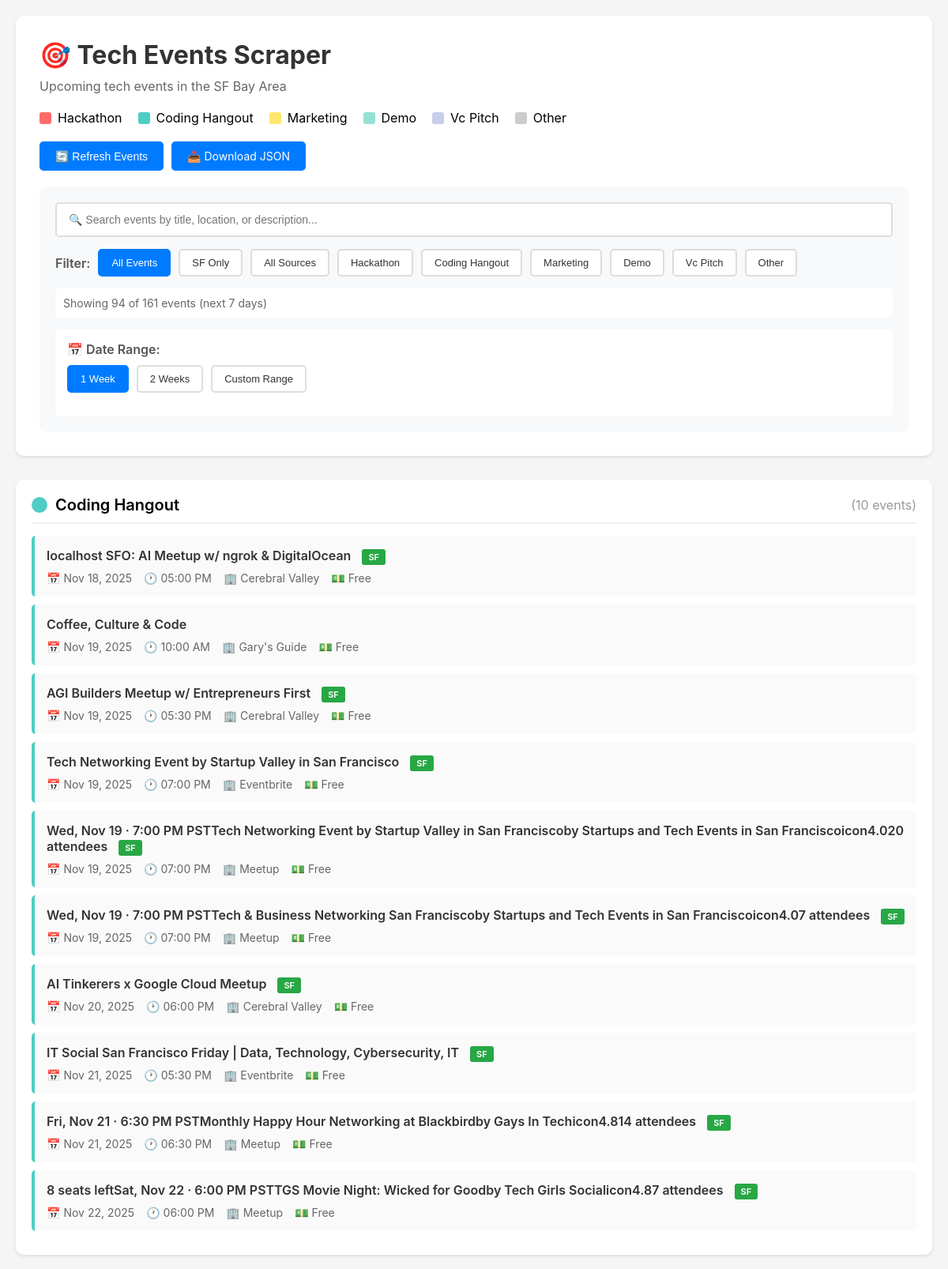
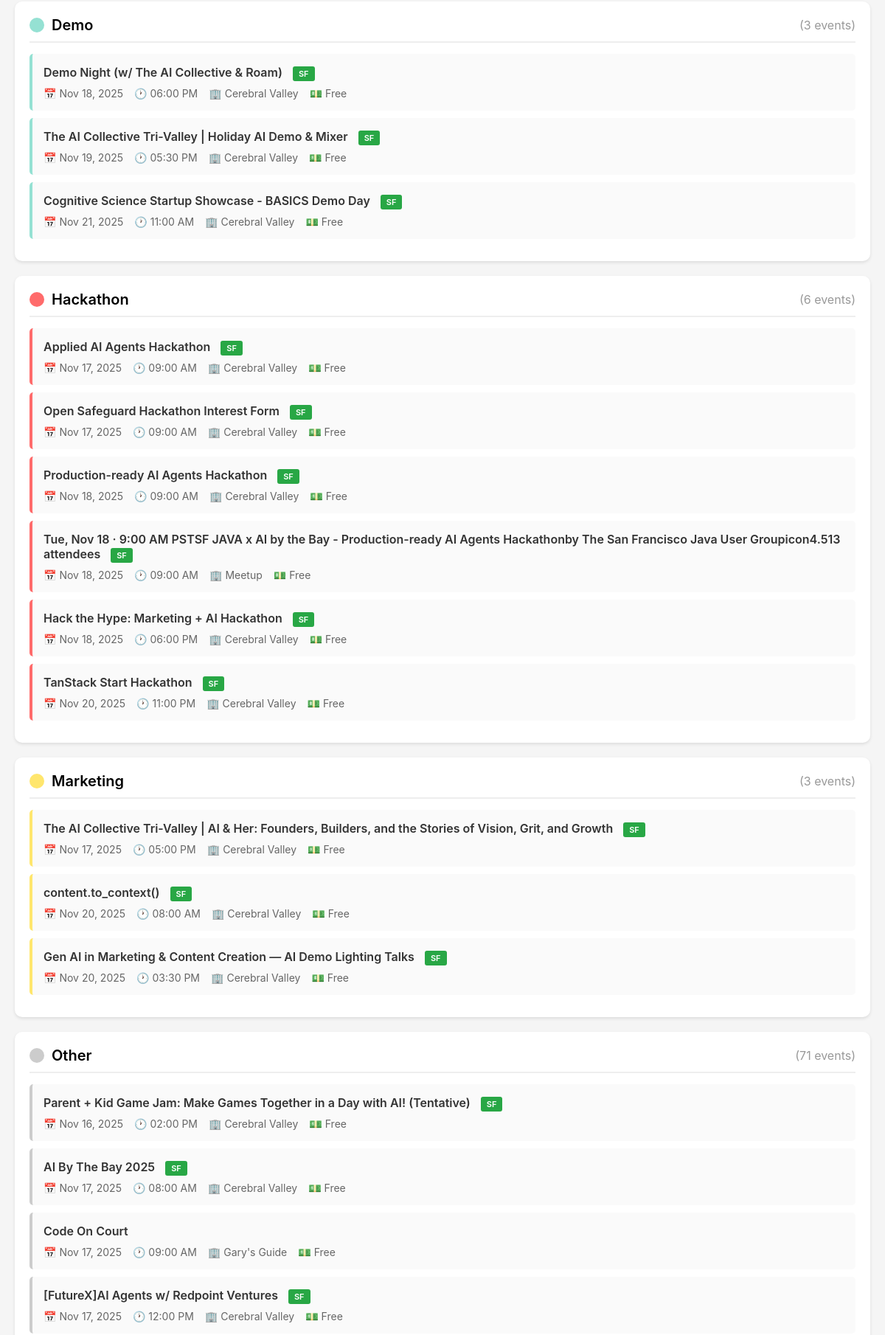
The page / (upper part) on the database its author committed (2 pictures, top to bottom).
### tables this page shows
CREATE TABLE events (
    id INTEGER PRIMARY KEY AUTOINCREMENT,
    title VARCHAR(500) NOT NULL,
    event_date TEXT NOT NULL,  -- Changed from DATE to TEXT
    event_time TEXT,            -- Changed from TIME to TEXT
    location VARCHAR(500),
    url VARCHAR(1000) UNIQUE,
    description TEXT,
    category VARCHAR(50),
    source VARCHAR(100),
    price VARCHAR(100),
    created_at TIMESTAMP DEFAULT CURRENT_TIMESTAMP,
    updated_at TIMESTAMP DEFAULT CURRENT_TIMESTAMP,
    UNIQUE(title, event_date)
);

### app.py (the view)
@app.route('/')
def index():
    events = get_all_events()
    for event in events:
        event['color'] = CATEGORY_COLORS.get(event['category'], '#CCCCCC')
        event['is_sf'] = is_sf_location(event.get('location', ''))
        if event.get('event_date'):
            if isinstance(event['event_date'], str):
                try:
                    event['event_date'] = datetime.strptime(event['event_date'], '%Y-%m-%d').date()
                except:
                    pass
        if event.get('event_time'):
            if isinstance(event['event_time'], str):
                try:
                    event['event_time'] = datetime.strptime(event['event_time'], '%H:%M:%S').time()
                except:
                    try:
                        event['event_time'] = datetime.strptime(event['event_time'], '%H:%M:%S.%f').time()
                    except:
                        pass
    events_by_category = {}
    for event in events:
        category = event['category']
        if category not in events_by_category:
            events_by_category[category] = []
        events_by_category[category].append(event)
    Thread(target=export_to_json, args=(events,)).start()
    return render_template('index.html',
                         events_by_category=events_by_category,
                         category_colors=CATEGORY_COLORS)

### database/db_helper.py (called while the page is built)
@contextmanager
def get_db_connection():
    conn = sqlite3.connect(DB_PATH)
    conn.row_factory = sqlite3.Row  # Return rows as dictionaries
    try:
        yield conn
    finally:
        conn.close()

def get_all_events():
    with get_db_connection() as conn:
        cur = conn.cursor()
        cur.execute("""
            SELECT * FROM events
            WHERE event_date >= date('now')
            ORDER BY category, event_date, event_time
        """)
        return [dict(row) for row in cur.fetchall()]

### scrapers/categorizer.py (called while the page is built)
def is_sf_location(location):
    if not location:
        return False
    location_lower = location.lower()
    return any(sf_keyword in location_lower for sf_keyword in Config.SF_LOCATIONS)

### templates/index.html (shortened to what this page needs)
<!DOCTYPE html>
<html lang="en">
<head>
</head>
<body>
    <div class="container">
        <header>
            <h1>🎯 Tech Events Scraper</h1>
            <p class="subtitle">Upcoming tech events in the SF Bay Area</p>
            <div class="legend">
                {% for category, color in category_colors.items() %}
                <div class="legend-item">
                    <div class="legend-color" style="background: {{ color }}"></div>
                    <span>{{ category.replace('_', ' ').title() }}</span>
                </div>
                {% endfor %}
            </div>
            <div class="controls">
                <button onclick="refreshEvents()">🔄 Refresh Events</button>
                <a href="/static/events_export.json" download class="button">
                    📥 Download JSON
                </a>
            </div>
            <div class="search-filter">
                <input type="text"
                       id="searchBox"
                       class="search-box"
                       placeholder="🔍 Search events by title, location, or description..."
                       onkeyup="filterEvents()">
                <div class="filter-group">
                    <span class="filter-label">Filter:</span>
                    <button class="filter-btn active" onclick="filterByCategory('all')">All Events</button>
                    <button class="filter-btn" onclick="filterByLocation('sf')">SF Only</button>
                    <button class="filter-btn" onclick="filterBySource('all')">All Sources</button>
                    {% for category in category_colors.keys() %}
                    <button class="filter-btn" onclick="filterByCategory('{{ category }}')">
                        {{ category.replace('_', ' ').title() }}
                    </button>
                    {% endfor %}
                </div>
                <div class="stats" id="stats">
                </div>
                <div class="date-filter">
                    <span class="date-filter-label">📅 Date Range:</span>
                    <div class="date-buttons">
                        <button class="date-btn active" onclick="setDateFilter('1week')">1 Week</button>
                        <button class="date-btn" onclick="setDateFilter('2weeks')">2 Weeks</button>
                        <button class="date-btn" onclick="toggleCustomDateRange()">Custom Range</button>
                    </div>
                </div>
            </div>
        </header>
        {% for category, events in events_by_category.items() %}
        <div class="category-section">
            <div class="category-header">
                <div class="category-indicator" style="background: {{ category_colors[category] }}"></div>
                <h2 class="category-title">{{ category.replace('_', ' ') }}</h2>
                <span class="event-count">({{ events|length }} events)</span>
            </div>
            {% for event in events %}
            <div class="event-card" style="border-left-color: {{ event.color }}" onclick="toggleDetails(this)">
                <div class="event-header">
                    <div class="event-title">
                        <a href="{{ event.url }}" target="_blank" onclick="event.stopPropagation()">
                            {{ event.title }}
                        </a>
                        {% if event.is_sf %}
                        <span class="sf-badge">SF</span>
                        {% endif %}
                    </div>
                </div>
                <div class="event-meta">
                    <div class="meta-item">
                        📅 {{ event.event_date.strftime('%b %d, %Y') if event.event_date else 'TBD' }}
                    </div>
                    {% if event.event_time %}
                    <div class="meta-item">
                        🕐 {{ event.event_time.strftime('%I:%M %p') }}
                    </div>
                    {% endif %}
                    <div class="meta-item">
                        🏢 {{ event.source }}
                    </div>
                    {% if event.price %}
                    <div class="meta-item">
                        💵 {{ event.price }}
                    </div>
                    {% endif %}
                </div>
            </div>
            {% endfor %}
        </div>
        {% endfor %}
    </div>
</body>
</html>

### templates/index.html (style rules this page uses)
* { margin: 0; padding: 0; box-sizing: border-box; }
body { font-family: -apple-system, BlinkMacSystemFont, 'Segoe UI', Roboto, sans-serif; background: #f5f5f5; padding: 20px; }
.container { max-width: 1200px; margin: 0 auto; }
header { background: white; padding: 30px; border-radius: 10px; margin-bottom: 30px; box-shadow: 0 2px 4px rgba(0,0,0,0.1); }
h1 { color: #333; margin-bottom: 10px; }
.subtitle { color: #666; margin-bottom: 20px; }
.controls { margin-top: 20px; display: flex; gap: 10px; }
button, .button { background: #007bff; color: white; border: none; padding: 10px 20px; border-radius: 5px; cursor: pointer; font-size: 14px; text-decoration: none; display: inline-block; }
.category-section { background: white; padding: 20px; border-radius: 10px; margin-bottom: 20px; box-shadow: 0 2px 4px rgba(0,0,0,0.1); }
.category-header { display: flex; align-items: center; margin-bottom: 15px; padding-bottom: 10px; border-bottom: 2px solid #eee; }
.category-indicator { width: 20px; height: 20px; border-radius: 50%; margin-right: 10px; }
.category-title { font-size: 20px; font-weight: 600; text-transform: capitalize; }
.event-count { color: #999; margin-left: auto; }
.event-card { border-left: 4px solid; padding: 15px; margin-bottom: 10px; background: #fafafa; border-radius: 5px; cursor: pointer; transition: all 0.2s; }
.event-header { display: flex; justify-content: space-between; align-items: start; margin-bottom: 10px; }
.event-title { font-weight: 600; font-size: 16px; color: #333; flex: 1; }
.event-title a { color: #333; text-decoration: none; }
.sf-badge { background: #28a745; color: white; padding: 3px 8px; border-radius: 3px; font-size: 11px; font-weight: 600; margin-left: 10px; }
.event-meta { display: flex; gap: 15px; font-size: 14px; color: #666; flex-wrap: wrap; }
.meta-item { display: flex; align-items: center; gap: 5px; }
.legend { display: flex; gap: 20px; flex-wrap: wrap; margin-top: 15px; }
.legend-item { display: flex; align-items: center; gap: 8px; }
.legend-color { width: 15px; height: 15px; border-radius: 3px; }
.search-filter { background: #f8f9fa; padding: 20px; border-radius: 8px; margin-top: 20px; }
.search-box { width: 100%; padding: 12px 15px; border: 2px solid #ddd; border-radius: 5px; font-size: 14px; margin-bottom: 15px; }
.filter-group { display: flex; gap: 10px; flex-wrap: wrap; align-items: center; }
.filter-label { font-weight: 600; color: #555; }
.filter-btn { padding: 8px 15px; border: 2px solid #ddd; background: white; border-radius: 5px; cursor: pointer; font-size: 13px; color: #333; transition: all 0.2s; }
.filter-btn.active { background: #007bff; color: white; border-color: #007bff; }
.stats { margin-top: 15px; padding: 10px; background: white; border-radius: 5px; font-size: 14px; color: #666; }
.date-filter { margin-top: 15px; padding: 15px; background: white; border-radius: 5px; }
.date-filter-label { font-weight: 600; color: #555; margin-bottom: 10px; display: block; }
.date-buttons { display: flex; gap: 10px; margin-bottom: 15px; }
.date-btn { padding: 8px 15px; border: 2px solid #ddd; background: white; border-radius: 5px; cursor: pointer; font-size: 13px; color: #333; transition: all 0.2s; }
.date-btn.active { background: #007bff; color: white; border-color: #007bff; }

### rows shown on the page
events: replace "Coding Hangout", title "localhost SFO: AI Meetup w/ ngrok & DigitalOcean", event_date "Nov 18, 2025", event_time "05:00 PM", source "Cerebral Valley", price "Free"
events: title "Coffee, Culture & Code", event_date "Nov 19, 2025", event_time "10:00 AM", source "Gary's Guide", price "Free"
events: title "AGI Builders Meetup w/ Entrepreneurs First", shows "SF", event_date "Nov 19, 2025", event_time "05:30 PM", source "Cerebral Valley", price "Free"
events: title "Tech Networking Event by Startup Valley in San Francisco", shows "SF", event_date "Nov 19, 2025", event_time "07:00 PM", source "Eventbrite", price "Free"
events: title "Wed, Nov 19 · 7:00 PM PSTTech Networking Event by Startup Valley in San Franciscoby Startups and Tech Events in San Franciscoicon4.020 attendees", shows "SF", event_date "Nov 19, 2025", event_time "07:00 PM", source "Meetup", price "Free"
events: title "Wed, Nov 19 · 7:00 PM PSTTech & Business Networking San Franciscoby Startups and Tech Events in San Franciscoicon4.07 attendees", shows "SF", event_date "Nov 19, 2025", event_time "07:00 PM", source "Meetup", price "Free"
events: title "AI Tinkerers x Google Cloud Meetup", shows "SF", event_date "Nov 20, 2025", event_time "06:00 PM", source "Cerebral Valley", price "Free"
events: title "IT Social San Francisco Friday | Data, Technology, Cybersecurity, IT", shows "SF", event_date "Nov 21, 2025", event_time "05:30 PM", source "Eventbrite", price "Free"
events: title "Fri, Nov 21 · 6:30 PM PSTMonthly Happy Hour Networking at Blackbirdby Gays In Techicon4.814 attendees", shows "SF", event_date "Nov 21, 2025", event_time "06:30 PM", source "Meetup", price "Free"
events: title "8 seats leftSat, Nov 22 · 6:00 PM PSTTGS Movie Night: Wicked for Goodby Tech Girls Socialicon4.87 attendees", shows "SF", event_date "Nov 22, 2025", event_time "06:00 PM", source "Meetup", price "Free"
events: replace "Demo", title "Demo Night (w/ The AI Collective & Roam)", shows "SF", event_date "Nov 18, 2025", event_time "06:00 PM", source "Cerebral Valley", price "Free"
events: title "The AI Collective Tri-Valley | Holiday AI Demo & Mixer", shows "SF", event_date "Nov 19, 2025", event_time "05:30 PM", source "Cerebral Valley", price "Free"
events: title "Cognitive Science Startup Showcase - BASICS Demo Day", shows "SF", event_date "Nov 21, 2025", event_time "11:00 AM", source "Cerebral Valley", price "Free"
events: replace "Hackathon", title "Applied AI Agents Hackathon", shows "SF", event_date "Nov 17, 2025", event_time "09:00 AM", source "Cerebral Valley", price "Free"
events: title "Open Safeguard Hackathon Interest Form", shows "SF", event_date "Nov 17, 2025", event_time "09:00 AM", source "Cerebral Valley", price "Free"
events: title "Production-ready AI Agents Hackathon", shows "SF", event_date "Nov 18, 2025", event_time "09:00 AM", source "Cerebral Valley", price "Free"
events: title "Tue, Nov 18 · 9:00 AM PSTSF JAVA x AI by the Bay - Production-ready AI Agents Hackathonby The San Francisco Java User Groupicon4.513 attendees", event_date "Nov 18, 2025", event_time "09:00 AM", source "Meetup", price "Free"
events: title "Hack the Hype: Marketing + AI Hackathon", shows "SF", event_date "Nov 18, 2025", event_time "06:00 PM", source "Cerebral Valley", price "Free"
events: title "TanStack Start Hackathon", shows "SF", event_date "Nov 20, 2025", event_time "11:00 PM", source "Cerebral Valley", price "Free"
events: replace "Marketing", title "The AI Collective Tri-Valley | AI & Her: Founders, Builders, and the Stories of Vision, Grit, and Growth", shows "SF", event_date "Nov 17, 2025", event_time "05:00 PM", source "Cerebral Valley", price "Free"
events: title "content.to_context()", shows "SF", event_date "Nov 20, 2025", event_time "08:00 AM", source "Cerebral Valley", price "Free"
events: title "Gen AI in Marketing & Content Creation — AI Demo Lighting Talks", shows "SF", event_date "Nov 20, 2025", event_time "03:30 PM", source "Cerebral Valley", price "Free"
events: replace "Other", title "Parent + Kid Game Jam: Make Games Together in a Day with AI! (Tentative)", shows "SF", event_date "Nov 16, 2025", event_time "02:00 PM", source "Cerebral Valley", price "Free"
events: title "AI By The Bay 2025", shows "SF", event_date "Nov 17, 2025", event_time "08:00 AM", source "Cerebral Valley", price "Free"
events: title "Code On Court", event_date "Nov 17, 2025", event_time "09:00 AM", source "Gary's Guide", price "Free"
events: title "[FutureX]AI Agents w/ Redpoint Ventures", shows "SF", event_date "Nov 17, 2025", event_time "12:00 PM", source "Cerebral Valley", price "Free"

### other values the page prints
{{ category.replace('_', ' ').title() }} "Hackathon" "Coding Hangout" "Marketing" "Demo" "Vc Pitch" "Other"
